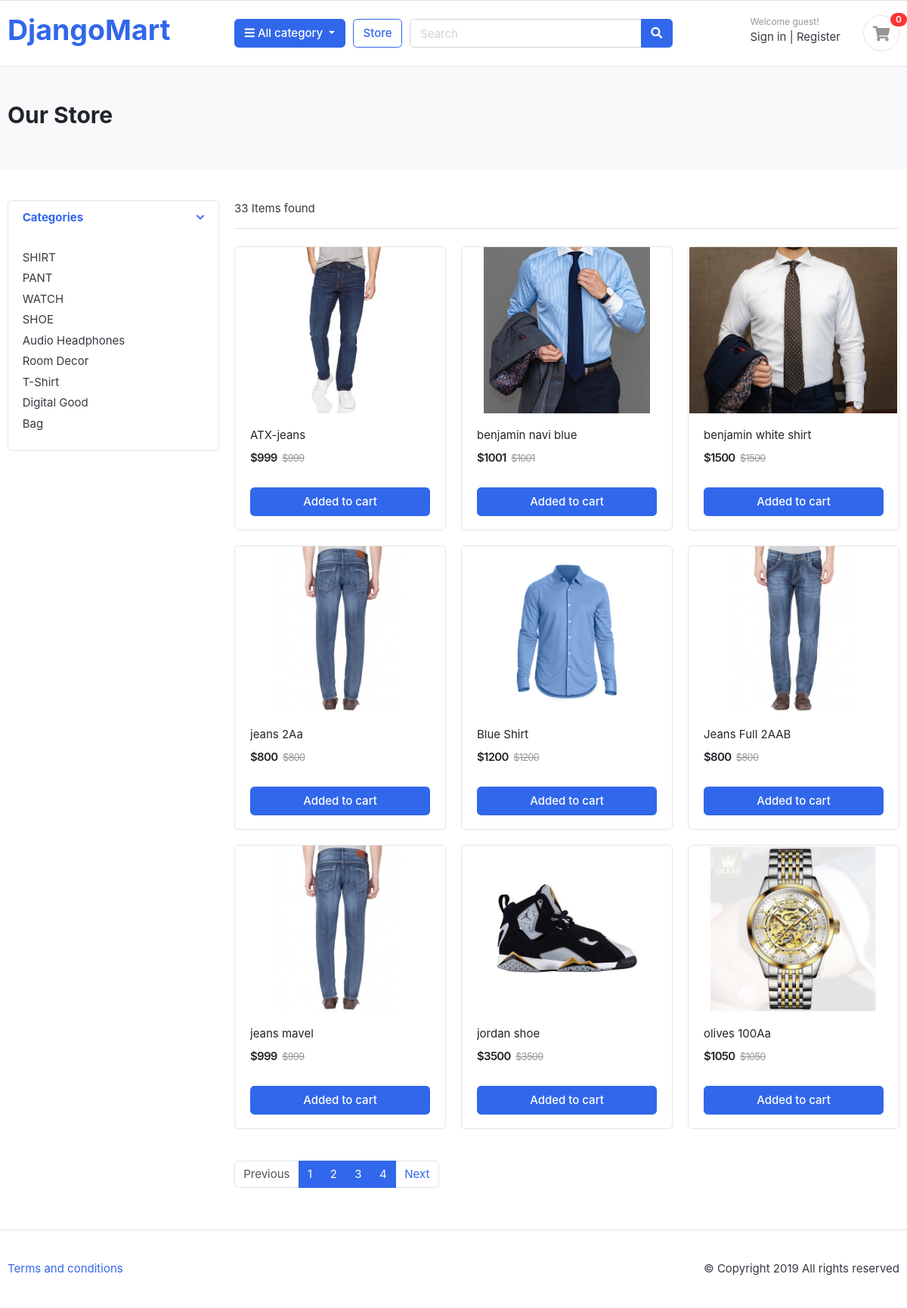
/store/, run on the app's committed database.
### category/models.py (models this page shows, shortened)
class Category(models.Model) :
    category_name = models.CharField(max_length=50 , unique= True)
    slug = models.SlugField(max_length=100 , unique= True)
    description = models.TextField(max_length=255 , blank=True)
    cat_image = models.ImageField(upload_to='photos/categories' , blank=True)

class Product(models.Model) :
    product_name = models.CharField(max_length=100 , unique= True)
    slug = models.SlugField(max_length=255 , unique=True)
    description = models.TextField(max_length=500 , blank = True)
    price = models.IntegerField()
    image = models.ImageField(upload_to='photos/products')
    stock = models.IntegerField()
    is_available = models.BooleanField(default=True)
    category = models.ForeignKey(Category,on_delete=models.CASCADE)
    created_date = models.DateTimeField(auto_now_add=True)
    modified_date = models.DateTimeField(auto_now=True)

### store/views.py (the view)
# urls.py: path('store/',include('store.urls')),
def store(request , category_slug=None) :
    if not request.session.session_key:
        request.session.create()
    if category_slug :
        categorie = get_object_or_404(Category , slug = category_slug)
        product = Product.objects.filter(is_available = True , category=categorie)
        paginator = Paginator(product,3) #1 page e 3 ta product
        page = request.GET.get('page') #came from frontened
        page_number = paginator.get_page(page) #kon page e ace ; page = 2
    else :
        product = Product.objects.filter(is_available = True)
        paginator = Paginator(product, 9) # 1 page 9 products
        page = request.GET.get('page')#frontend theke nibe kon page e jabo ;
        page_number = paginator.get_page(page) #kon page number e aci ;
    category = Category.objects.all() #frontend print all category name
    context = {'products' : page_number , 'categories' : category ,'total_item' : product}
    return render(request , 'store/store.html' , context)

### Django_Mart/context_processors.py (called while the page is built)
def cart_items(request):
    session_id = request.session.session_key
    cart_item = None
    if request.user.is_authenticated:
        cart_item = CartItem.objects.filter(user=request.user)
    else:
        cart_id = Cart.objects.filter(cart_id=session_id).exists()
        if cart_id:
            modelid = Cart.objects.get(cart_id=session_id)
            cart_item = CartItem.objects.filter(cart=modelid)
    return {'cart_item': cart_item}

def category_name(request) :
    categories = Category.objects.all()
    return {'categories': categories}

### store/templates/store/store.html (shortened to what this page needs)
{% extends "base.html" %}
{% load static %}
{% block navbar %}
<section class="section-pagetop bg">
	<div class="container">
		<h2 class="title-page">Our Store</h2>
	</div>
</section>
<section class="section-content padding-y">
	<div class="container">
		<div class="row">
			<aside class="col-md-3">
				<div class="card">
					<article class="filter-group">
						<header class="card-header">
							<a href="#" data-toggle="collapse" data-target="#collapse_1" aria-expanded="true" class="">
								<i class="icon-control fa fa-chevron-down"></i>
								<h6 class="title">Categories</h6>
							</a>
						</header>
						<div class="filter-content collapse show" id="collapse_1" style="">
							<div class="card-body">
								<ul class="list-menu">
									{% for c in categories %}
									<li><a href="{% url 'product_by_category' c.slug %}">{{c.category_name}} </a></li>
									{% endfor %}
								</ul>
							</div>
						</div>
					</article>
				</div>
			</aside>
			<main class="col-md-9">
				<header class="border-bottom mb-4 pb-3">
					<div class="form-inline">
						<span class="mr-md-auto">{{total_item|length}} Items found </span>
					</div>
				</header>
				<div class="row">
					{% for p in products %}
					<div class="col-md-4">
						<figure class="card card-product-grid">
							<div class="img-wrap">
								<img src="{{p.image.url}}">
							</div>
							<figcaption class="info-wrap">
								<div class="fix-height">
									<a href="{% url 'product-details' p.category.slug p.slug %}"
										class="title">{{p.product_name}}</a>
									<div class="price-wrap mt-2">
										<span class="price">${{p.price}}</span>
										<del class="price-old">${{p.price}}</del>
									</div>
								</div>
								<form action="post">
									<a href="{% url 'add_to_cart' p.id %}" class="btn btn-block btn-primary">Added to
										cart </a>
								</form>
							</figcaption>
						</figure>
					</div>
					{% endfor %}
				</div>
				{% if query %}
				<nav class="mt-4" aria-label="Page navigation sample">
					<ul class="pagination">
						{% if products.has_previous %}
						<li class="page-item"><a class="page-link"
								href="?query={{ query }}&page={{ products.previous_page_number }}">Previous</a></li>
						{% else %}
						<li class="page-item disabled"><a class="page-link">Previous</a></li>
						{% endif %}
						{% for i in products.paginator.page_range %}
						<li class="page-item {% if products.number == i %}active{% endif %}">
							<a class="page-link" href="?query={{ query }}&page={{ i }}">{{ i }}</a>
						</li>
						{% endfor %}
						{% if products.has_next %}
						<li class="page-item"><a class="page-link"
								href="?query={{ query }}&page={{ products.next_page_number }}">Next</a></li>
						{% else %}
						<li class="page-item disabled"><a class="page-link">Next</a></li>
						{% endif %}
					</ul>
				</nav>
				{% else %}
				<nav class="mt-4" aria-label="Page navigation sample">
					<ul class="pagination">
						{% if products.has_previous %}
						<li class="page-item"><a class="page-link"
								href="?page={{products.previous_page_number}}">Previous</a></li>
						{% else %}
						<li class="page-item disabled"><a class="page-link">Previous</a></li>
						{% endif %}
						{% for i in products.paginator.page_range %}
						<li class="page-item active"><a class="page-link" href="?page={{i}}">{{i}}</a></li>
						{% endfor %}
						{% if products.has_next %}
						<li class="page-item"><a class="page-link" href="?page={{products.next_page_number}}">Next</a>
						</li>
						{% else %}
						<li class="page-item disabled"><a class="page-link">Next</a></li>
						{% endif %}
					</ul>
				</nav>
				{% endif %}
			</main>
		</div>
	</div>
</section>
{% endblock navbar %}

### static/css/ui.css (style rules this page uses)
html { font-family: "Inter", sans-serif; font-size: 15px; }
.img-wrap { text-align: center; display: block; }
.img-wrap img { max-width: 100%; }
.price-wrap { letter-spacing: -0.7px; }
.padding-y { padding-top: 40px; padding-bottom: 40px; }
figure { margin-bottom: 0; }
article:after, .form-group:after { display: block; clear: both; content: ""; }
.bg { background-color: #f8f9fa; }
.title-page { color: #212529; }
[class*=list-] li:after { visibility: hidden; display: block; content: ""; overflow: hidden; height: 0; clear: both; }
.list-menu { list-style: none; margin: 0; padding-left: 0; }
.list-menu li { margin-bottom: 5px; }
.list-menu a { color: #343a40; }
[class*=card-product] a.title { color: #212529; display: block; }
[class*=card-product] .img-wrap { overflow: hidden; position: relative; }
[class*=card-product] .img-wrap img { height: 100%; max-width: 100%; width: auto; display: inline-block; -o-object-fit: cover; object-fit: cover; }
.card-product-grid { margin-bottom: 20px; }
.card-product-grid .img-wrap { border-radius: 0.2rem 0.2rem 0 0; height: 220px; }
.card-product-grid .info-wrap { overflow: hidden; padding: 18px 20px; }
.card-product-grid .fix-height { height: 80px; overflow: hidden; }
.card .img-wrap { overflow: hidden; }
.price { font-weight: 600; color: #212529; }
.price-old { color: #969696; margin-left: 3px; font-size: 85%; }
.icon-control { margin-top: 5px; float: right; font-size: 80%; }
.card-header .title { margin-bottom: 0; line-height: 1.5; }
.filter-group { border-bottom: 1px solid #e4e4e4; }
.filter-group .card-header { border-bottom: 0; }
.filter-group:last-child { border-bottom: 0; }
.section-pagetop { padding: 45px 0; }

### data on the page
Category: category_name "SHIRT"
Category: category_name "PANT"
Category: category_name "WATCH"
Category: category_name "SHOE"
Category: category_name "Audio Headphones"
Category: category_name "Room Decor"
Category: category_name "T-Shirt"
Category: category_name "Digital Good"
Category: category_name "Bag"
Product: image (picture), product_name "ATX-jeans", price "999"
Product: image (picture), product_name "benjamin navi blue", price "1001"
Product: image (picture), product_name "benjamin white shirt", price "1500"
Product: image (picture), product_name "jeans 2Aa", price "800"
Product: image (picture), product_name "Blue Shirt", price "1200"
Product: image (picture), product_name "Jeans Full 2AAB", price "800"
Product: image (picture), product_name "jeans mavel", price "999"
Product: image (picture), product_name "jordan shoe", price "3500"
Product: image (picture), product_name "olives 100Aa", price "1050"

### other printed values
{{ cart_item|length }} "0"
{{ total_item|length }} "33"
{{ i }} "1" "2" "3" "4"
